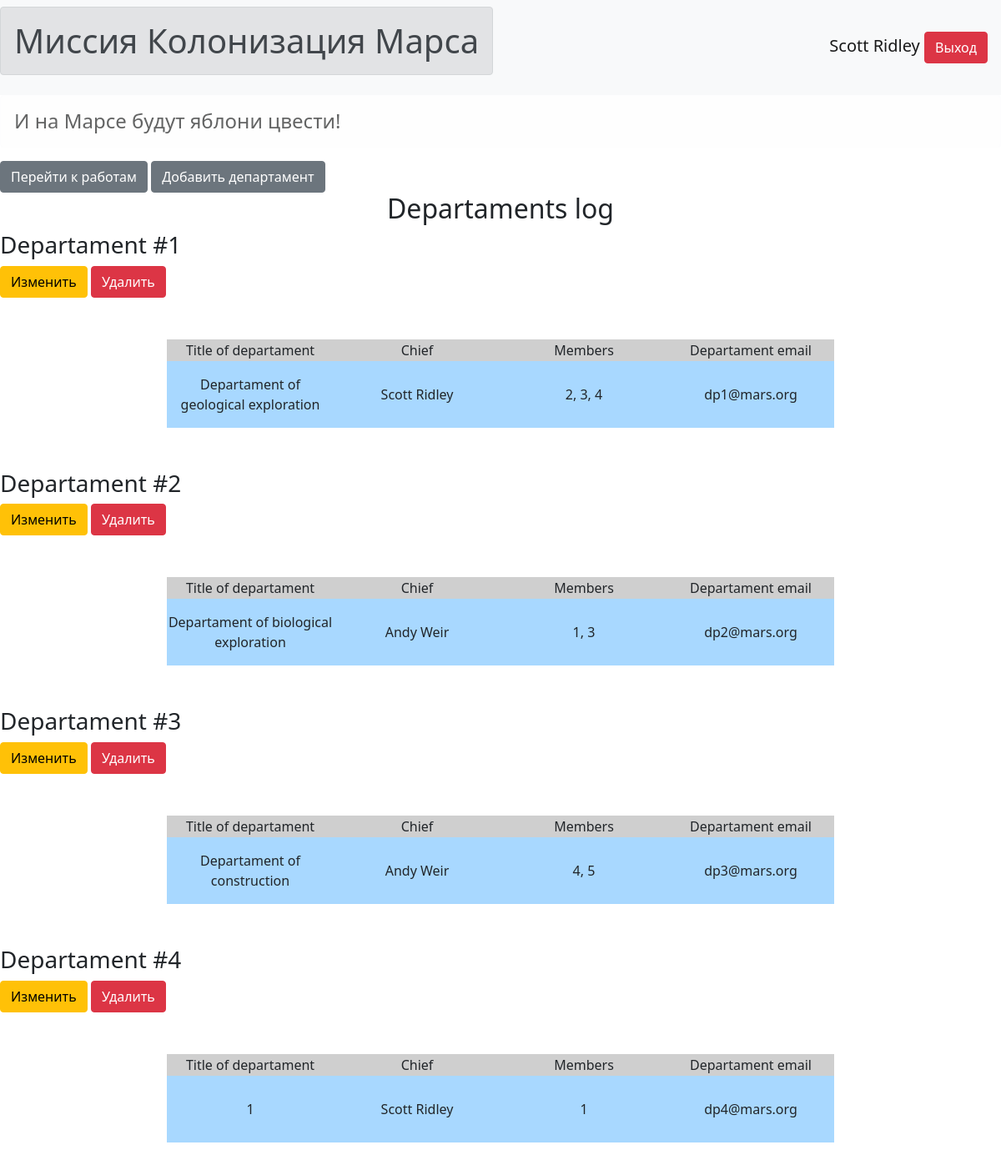
The app's page /dep_log (signed in) with its own data.
### data/users.py (models this page shows, shortened)
class User(SqlAlchemyBase, UserMixin, SerializerMixin):
    __tablename__ = 'users'
    id = sqlalchemy.Column(sqlalchemy.Integer, primary_key=True, autoincrement=True)
    name = sqlalchemy.Column(sqlalchemy.String, nullable=True)
    about = sqlalchemy.Column(sqlalchemy.String, nullable=True)
    email = sqlalchemy.Column(sqlalchemy.String, index=True, unique=True, nullable=True)
    hashed_password = sqlalchemy.Column(sqlalchemy.String, nullable=True)
    created_date = sqlalchemy.Column(sqlalchemy.DateTime, default=datetime.datetime.now)
    city_from = sqlalchemy.Column(sqlalchemy.String, nullable=True)
    news = orm.relation("News", back_populates='user')

### data/departament.py (models this page shows, shortened)
class Departament(SqlAlchemyBase, SerializerMixin):
    __tablename__ = 'departament'
    id = sqlalchemy.Column(sqlalchemy.Integer,
                           primary_key=True, autoincrement=True)
    title = sqlalchemy.Column(sqlalchemy.String, nullable=True)
    chief_id = sqlalchemy.Column(sqlalchemy.Integer, nullable=True)
    members = sqlalchemy.Column(sqlalchemy.String, nullable=True)
    email = sqlalchemy.Column(sqlalchemy.String,
                              index=True, unique=True, nullable=True)

### main.py (the view)
@app.route('/dep_log')
def show_deps():
    params = {'deps': []}
    global_init('db/blogs.db')
    db_sess = create_session()
    for dep in db_sess.query(Departament).all():
        sess = create_session()
        user = sess.query(User).filter(User.id == dep.chief_id).first()
        team_lead = f'{user.name}'
        params[f'deps'].append([dep.id, dep.title, team_lead, dep.members, dep.email, user.id])
    return render_template('dep_log.html', **params)

### data/db_session.py (called while the page is built, shortened)
def global_init(db_file):
    global __factory
    if __factory:
        return

def create_session() -> Session:
    global __factory
    return __factory()

### main.py (called while the page is built)
@login_manager.user_loader
def load_user(user_id):
    global_init('db/blogs.db')
    db_sess = db_session.create_session()
    return db_sess.query(User).get(user_id)

### templates/dep_log.html
{% extends "base.html" %}
{% block content %}
<a href="/index" class="btn btn-secondary">Перейти к работам</a>
{% if current_user.is_authenticated %}
<a href="/dep_adding" class="btn btn-secondary">Добавить департамент</a>
{% endif %}
<h2 align="center">Departaments log</h2>
{% for i in deps %}
    <h3>Departament #{{ i[0] }}</h3>
    <table>
        <tr>
            <td bgcolor="cfcfcf">Title of departament</td>
            <td bgcolor="cfcfcf">Chief</td>
            <td bgcolor="cfcfcf">Members</td>
            <td bgcolor="cfcfcf">Departament email</td>
        </tr>
        <tr>
            <td height="80px" bgcolor="a8d8ff">{{i[1]}}</td>
            <td height="80px" bgcolor="a8d8ff">{{i[2]}}</td>
            <td height="80px" bgcolor="a8d8ff">{{i[3]}}</td>
            <td height="80px" bgcolor="a8d8ff">{{i[4]}}</td>
        </tr>
        {% if current_user.is_authenticated and (current_user.id == i[5] or current_user.id == 1) %}
            <div>
                <a href="/edit-job/{{ i[0] }}" class="btn btn-warning">Изменить</a>
                <a href="/delete-job/{{ i[0] }}" class="btn btn-danger">Удалить</a>
            </div>
        {% endif %}
    </table>
{% endfor %}
{% endblock %}

### templates/base.html (shortened to what this page needs)
<!DOCTYPE html>
<html lang="en">
<head>
    <link href="https://cdn.jsdelivr.net/npm/bootstrap@5.1.3/dist/css/bootstrap.min.css" rel="stylesheet">
    <link rel="stylesheet" type="text/css" href="static/css/style.css">
</head>
<body>
    <header>
        <nav class="navbar navbar-light bg-light">
            <h1 class="alert alert-secondary">Миссия Колонизация Марса</h1>
            <div class="navbar-brand">
                {% if current_user.is_authenticated %}
                        {{ current_user.name }}
                        <a href="/logout" class="btn btn-danger">Выход</a>
                {% else %}
                        <a class="btn btn-primary " href="/register">Зарегистрироваться</a>
                        <a class="btn btn-success" href="/login">Войти</a>
                {% endif %}
            </div>
        </nav>
        <h4 class="alert alert-light">И на Марсе будут яблони цвести!</h4>
    </header>
    <main role="main">
        {% block content%}{% endblock %}
    </main>
</body>
</html>

### static/css/style.css (style rules this page uses)
table { width: 800px; box-sizing: border-box; border-collapse: collapse; margin: 50px auto; }
td { text-align: center; min-width: 200px; }
a { align: right; }

### records on screen
User: name "Scott Ridley", name "Scott Ridley" "Scott Ridley"
Departament: title "Departament of geological exploration", members "2, 3, 4", email "dp1@mars.org"
Departament: title "Departament of biological exploration", members "1, 3", email "dp2@mars.org"
User: name "Andy Weir"
Departament: title "Departament of construction", members "4, 5", email "dp3@mars.org"
User: name "Andy Weir"
Departament: email "dp4@mars.org"

### other values on screen
{{ i[0] }} "1" "2" "3" "4"
{{ i[1] }} "1"
{{ i[3] }} "1"
